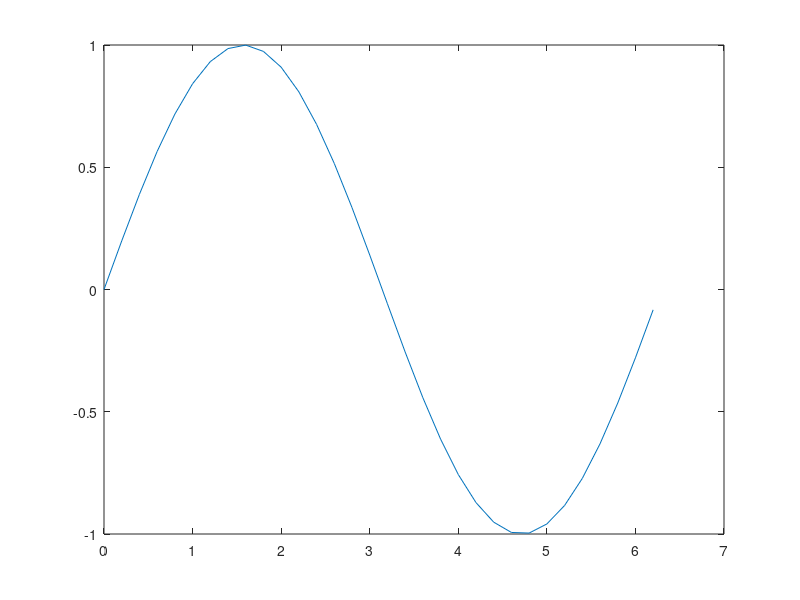

The MATLAB source for this figure:
%% publish your Code with GNU Octave
%
% The <octave:publish publish> function was added to
% <https://www.gnu.org/software/octave *GNU Octave*> 4.2.0 back in last
% November.  This file should demonstrate some of it's functionality.
%
%%

%% First steps - text blocks, titles, and sections
%
% Using |publish|, each text block starts with two comment characters (|#| or
% |%|).  Each directly following comment line will be part of that text block.
% For example
%
%   %%         %%%        ##
%   % this,    % this,    # and this
%   %          %          #
%
% are perfect text blocks, without any difference.
%
% Additionally, it is possible to group your published document into sections.
% Therefore, just add a title to your text block:
%
%   %% Section title
%   %
%
% A text block without section title is a continuation of the previous section.
% 



%% Code evaluation with display of output
%
% The most powerful feature of the |publish| function is the automatic
% evaluation of all Octave code, that is not contained in a text block.
% Just enter the Octave code as always and the code will be presented with
% syntax highlighting and any output, textual or plots, will be presented
% below.
%
% For example the code:
%
%   x = 0:0.2:2*pi;
%   y = sin (x);
%   plot (x, y);     # Plot some sine
%   [x(end), y(end)] # Display the last point
%
% will produce the output:
%

x = 0:0.2:2*pi;
y = sin (x);
plot (x, y);     # Plot some sine
[x(end), y(end)] # Display the last point


%% Text block formatting
%
% The rest of this document is devoted to the formatting features of the
% |publish| function.
%



%% Bold, italic, and monospaced text
%
% Type &#42;BOLD TEXT&#42; for *BOLD TEXT*.
%
% Type &#95;ITALIC TEXT&#95; for _ITALIC TEXT_.
%
% Type &#124;MONOSPACED TEXT&#124; for |MONOSPACED TEXT|.
%



%% Hyperlinks
%
% There are three types of hyperlinks.
%
% 1. A hyperlink <https://www.gnu.org/software/octave> where label and URL are
% identical.  Created by:
%
%  &lt;https://www.gnu.org/software/octave>
%
% 2. A hyperlink <https://www.gnu.org/software/octave GNU Octave> where label
% and URL are different.  Created by:
%
%  &lt;https://www.gnu.org/software/octave GNU Octave>
%
% 3. Referring to a specific Octave function by an hyperlink to the online
% manual.  For <octave:plot Octave's plot function> just type:
%
%  &lt;octave:plot Octave's plot function>
%



%% Trademark symbols
%
% Type |(||TM)| to get (TM) and type |(||R)| to get (R).
%



%% Bulleted lists
%
% The input, sourrounded by empty text block lines
%
%  * ITEM 1
%  * ITEM 2
%  * ITEM 3
%  * ITEM 4
%
% will produce a bulleteded list:
% 
% * ITEM 1
% * ITEM 2
% * ITEM 3
% * ITEM 4
%



%% Numbered lists
%
% The input, sourrounded by empty text block lines
%
%  # ITEM 1
%  # ITEM 2
%  # ITEM 3
%  # ITEM 4
%
% will produce a bulleteded list:
% 
% # ITEM 1
% # ITEM 2
% # ITEM 3
% # ITEM 4
%


%% Preformatted text
%
% A text block line starting with two spaces and an empty preceding text block
% line will be seen as preformatted text and printed verbatim as is:
%
%  "To be, or not to be: that is the question:
%  Whether 'tis nobler in the mind to suffer
%  The slings and arrows of outrageous fortune,
%  Or to take arms against a sea of troubles,
%  And by opposing end them?  To die: to sleep;"
%
%  --"Hamlet" by W. Shakespeare
%


%% Octave Code
%
% A text block line starting with three spaces and an empty preceding text
% block line will be seen as Octave code and printed verbatim as is with
% syntax highlighting:
%
%   for i = 1:10
%     disp (x)
%   endfor
%



%% Include Octave code files
%
% To display the verbatim and syntax highlighted content of an Octave code file,
% no matter if function, class, or script, one can use the |<include>| tag.
% For example to include the content of a file named |script.m|, just type:
%
%  &lt;include>script.m&lt;/include>
%
% to see it's content:
%
% <include>script.m</include>
%



%% Include graphics
%
% To include a graphic, say |img.png|, just type:
%
%  &lt;&lt;img.png>>
%
% and make sure, that output document can find this graphic.
%



%% LaTeX formulae
%
% To display LaTeX set formulae, just sourround the formular by a single dollar
% sign |&#36;| for an inline equation, for example
% $e^{x} = \sum_{k = 0}^{\infty} \frac{x^{k}}{k!}$ or by two dollar signs |$$|
% for block display:
%
% $$e^{x} = \sum_{k = 0}^{\infty} \frac{x^{k}}{k!}$$.
%
% For HTML documents, the formulae are rendered by
% <https://www.mathjax.org MathJax>.
%


%% HTML Markup
%
% If the output is an HTML document, the content enclosed by the |&lt;html>| tag
% is printed as is.  This is useful, if it is desired to tweek the output with
% native HTML markup.  For other output formats, this markup is ignored.
%
% In an HTML document, this markup
%
%  &lt;html>
%  &lt;table>&lt;tr>
%  &lt;td style="border: 1px solid black;">one&lt;/td>
%  &lt;td style="border: 1px solid black;">two&lt;/td>
%  &lt;/tr>&lt;/table>
%  &lt;/html>
%
% will create a nice looking table:
%
% <html>
% <table><tr>
% <td style="border: 1px solid black;">one</td>
% <td style="border: 1px solid black;">two</td>
% </tr></table>
% </html>
%



%% LaTeX Markup
%
% If the output is a PDF or LaTeX document, the content enclosed by the
% |&lt;latex>| tag is printed as is.  This is useful, if it is desired to tweek
% the output with native LaTeX markup.  For other output formats, this markup
% is ignored.
%
% In an LaTeX document, this markup
%
%  <latex>
%  \begin{equation}
%  \begin{pmatrix}
%  1 & 2 \\ 3 & 4
%  \end{pmatrix}
%  \end{equation}
%  </latex>
%
% will print a nice matrix:
%
% <latex>
% \begin{equation}
% \begin{pmatrix}
% 1 & 2 \\ 3 & 4
% \end{pmatrix}
% \end{equation}
% </latex>
%
